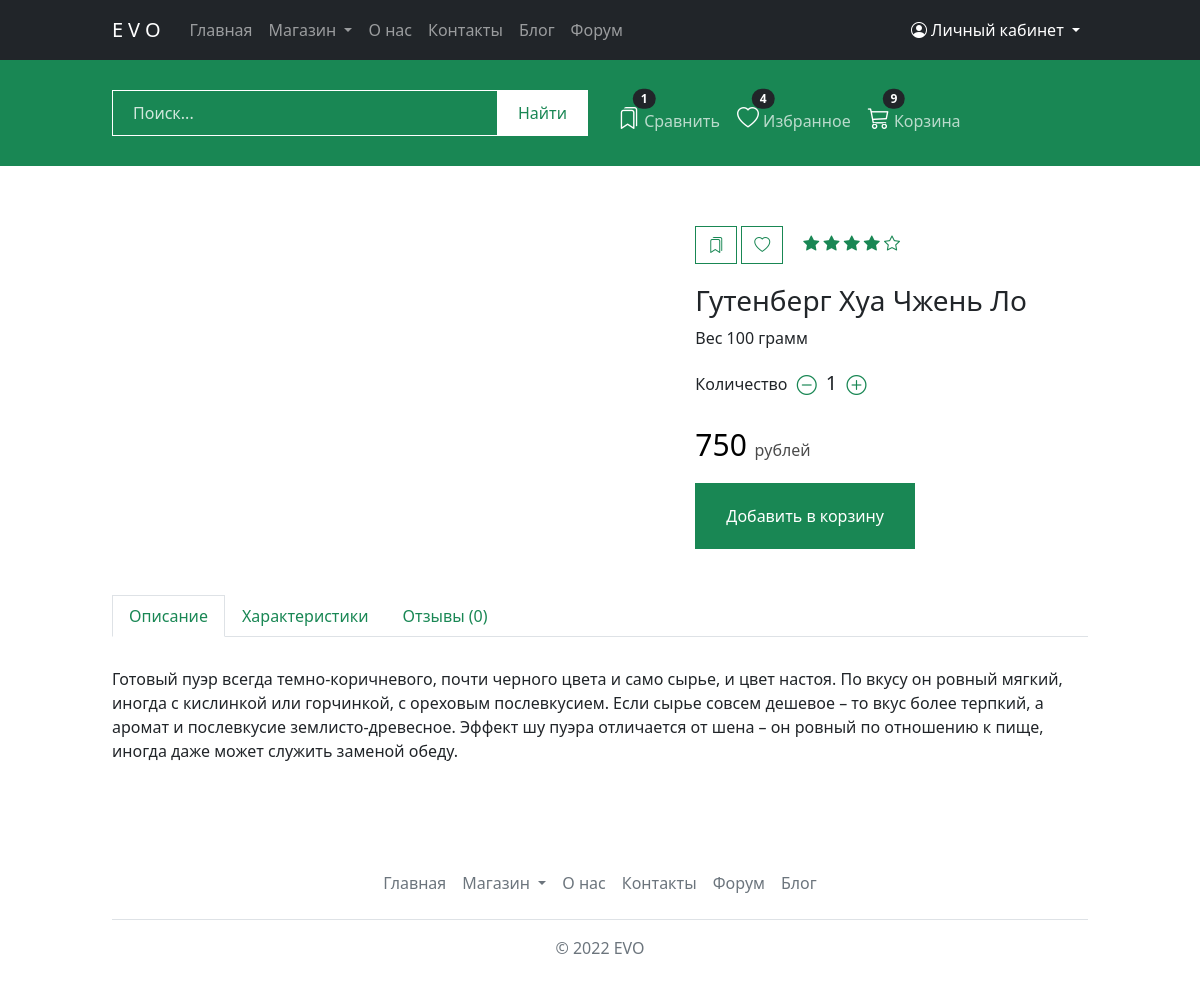
Screenshot of /catalog/product/1 with the database file from the repository.
### apps/core/models.py (models this page shows, shortened)
class Product(models.Model):
    class Meta:
        verbose_name = 'Товар'
        verbose_name_plural = 'Товары'
    category = models.ForeignKey(Category, on_delete=models.CASCADE, verbose_name='Категория')
    name = models.CharField(max_length=50, verbose_name='Название')
    desc = models.TextField(verbose_name='Описание')
    country = models.CharField(max_length=50, blank=True, null=True, default=None, verbose_name='Страна')
    town = models.CharField(max_length=50, blank=True, null=True, default=None, verbose_name='Город')
    year = models.CharField(max_length=50, blank=True, null=True, default=None, verbose_name='Год')
    volume = models.IntegerField(verbose_name='Вес, грамм')
    price = models.IntegerField(verbose_name='Цена, руб')
    tag = models.CharField(max_length=100, blank=True, null=True, default=None, verbose_name='Метки')
    talk_forum = models.URLField(blank=True, null=True, default=None, verbose_name='Ссылка на форум')
    is_active = models.BooleanField(default=True, verbose_name="Активация товара")
    image = models.ImageField(upload_to='product/', verbose_name='Изображение обложки')
    created = models.DateTimeField(auto_now_add=True, auto_now=False, verbose_name='Дата создания')
    updated = models.DateTimeField(auto_now_add=False, auto_now=True, verbose_name='Дата изменения')

### apps/core/views.py (the view)
# urls.py: path('catalog/product/<int:pk>', views.ProductView.as_view(), name='product'),
class ProductView(DetailView):
    model = Product
    template_name = 'core/product.html'

### apps/templates/core/product.html (shortened to what this page needs)
{% extends 'layouts/base.html' %}
{% load  static %}
{% block content %}
    <section id="prod" class="paddingTopBottom">
        <div class="container">
            <div class="row">
                <div class="col-md-6">
                    <div class="fotorama" data-width="100%" data-nav="thumbs" data-allowfullscreen="true">
                    </div>
                </div>
                <div class="col-md-5 offset-md-1">
                    <div class="btn-group" role="group">
                        <a type="button" class="btn btn-outline-success"><i class="bi bi-bookmarks"></i></a>
                        <a type="button" class="btn btn-outline-success"><i class="bi bi-heart"></i></a>
                        <div class="star">
                            <i class="bi bi-star-fill"></i>
                            <i class="bi bi-star-fill"></i>
                            <i class="bi bi-star-fill"></i>
                            <i class="bi bi-star-fill"></i>
                            <i class="bi bi-star"></i>
                        </div>
                    </div>
                    <h3>{{ product.name }}</h3>
                    <p>Вес <span>{{ product.volume }}</span> грамм</p>
                    <p class="volSum">
                        Количество
                        <button class="btn btn-outline-success"><i class="bi bi-dash-circle"></i></button>
                        <span>1</span>
                        <button class="btn btn-outline-success"><i class="bi bi-plus-circle"></i></button>
                    </p>
                    <p class="price">{{ product.price }} <span>рублей</span></p>
                    <p><a type="button" class="btn btn-success btnS" href="">Добавить в корзину</a></p>
                </div>
            </div>
            <div class="row">
                <div class="col">
                    <ul class="nav nav-tabs" id="myTab" role="tablist">
                        <li class="nav-item" role="presentation">
                            <button class="nav-link active" id="home-tab" data-bs-toggle="tab"
                                    data-bs-target="#home-tab-pane" type="button" role="tab"
                                    aria-controls="home-tab-pane" aria-selected="true">Описание
                            </button>
                        </li>
                        <li class="nav-item" role="presentation">
                            <button class="nav-link link-success" id="profile-tab" data-bs-toggle="tab"
                                    data-bs-target="#profile-tab-pane" type="button" role="tab"
                                    aria-controls="profile-tab-pane" aria-selected="false">Характеристики
                            </button>
                        </li>
                        <li class="nav-item" role="presentation">
                            <button class="nav-link link-success" id="contact-tab" data-bs-toggle="tab"
                                    data-bs-target="#contact-tab-pane" type="button" role="tab"
                                    aria-controls="contact-tab-pane" aria-selected="false">Отзывы (0)
                            </button>
                        </li>
                    </ul>
                    <div class="tab-content" id="myTabContent">
                        <div class="tab-pane fade show active" id="home-tab-pane" role="tabpanel"
                             aria-labelledby="home-tab" tabindex="0">{{ product.desc }}
                        </div>
                    </div>
                </div>
            </div>
        </div>
    </section>
{% endblock %}

### apps/static/css/style.css (style rules this page uses)
@media (min-width: 1000px) { .container { max-width: 1000px; } }
a, .btn-link { color: #198754; }
*, .rounded-3 { -webkit-border-radius: 0 !important; -moz-border-radius: 0 !important; border-radius: 0 !important; }
.paddingTopBottom { padding-top: 5%; padding-bottom: 5%; }
#prod .btn-group a { margin-right: 5px; }
#prod .nav-tabs { margin-bottom: 30px; margin-top: 30px; }
#prod .price { font-size: 30px; color: black; opacity: 1; }
#prod .price span { opacity: 0.7; font-size: initial; }
#prod .btn-group { margin-bottom: 20px; }
.star { padding: 5px 15px; color: #198754; }
#prod .volSum i, #prod .volSum span { font-size: 20px; }
#prod .volSum button { border: 0; padding: 0; margin: 5px; }
#prod .fotorama { margin-bottom: 20px; }
#prod .nav-link { color: #198754; }
.btnS { padding: 20px 30px; }

### rows the page displays
Product: name "Гутенберг Хуа Чжень Ло", volume "100", price "750", desc "Готовый пуэр всегда темно-коричневого, почти черного цвета и само сырье, и цвет настоя. По вкусу он ровный мягкий, иногда с кислинкой или горчинкой, с ореховым послевкусием. Если сырье совсем дешевое – то вкус более терпкий, а аромат и послевкусие землисто-древесное. Эффект шу пуэра отличается от шена – он ровный по отношению к пище, иногда даже может служить заменой обеду."
